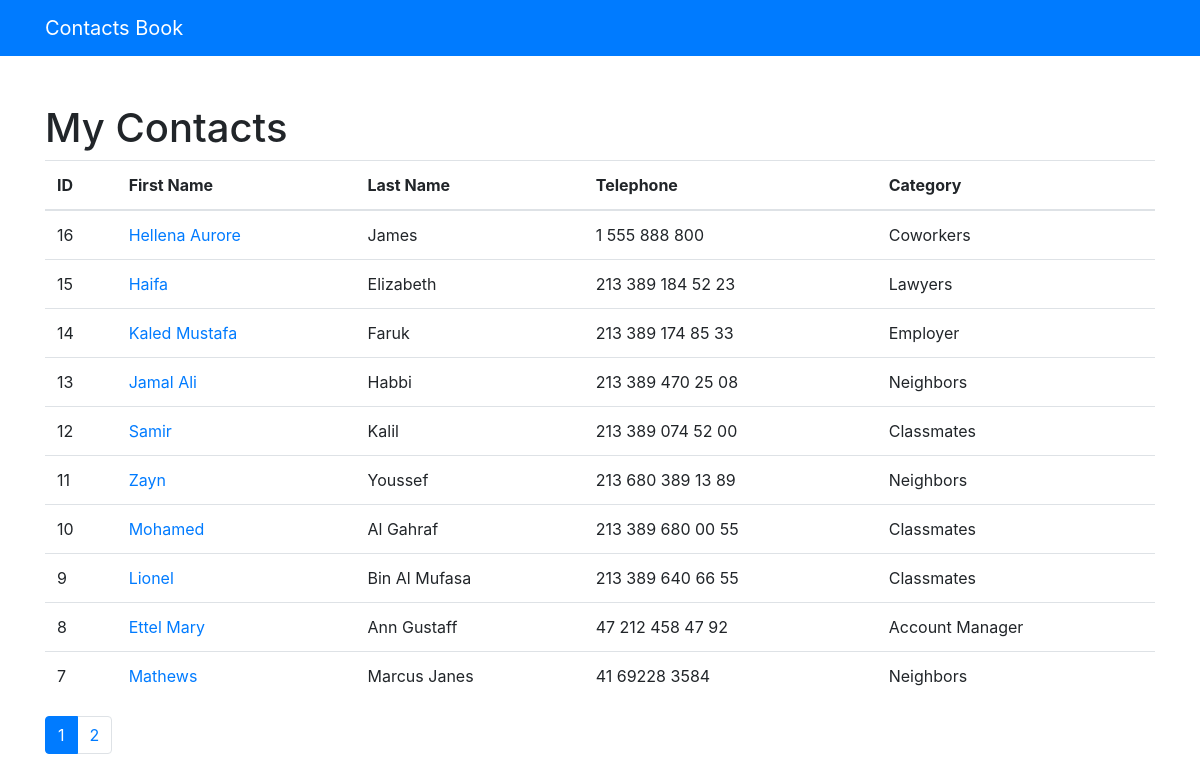
Before: / with the older database file.
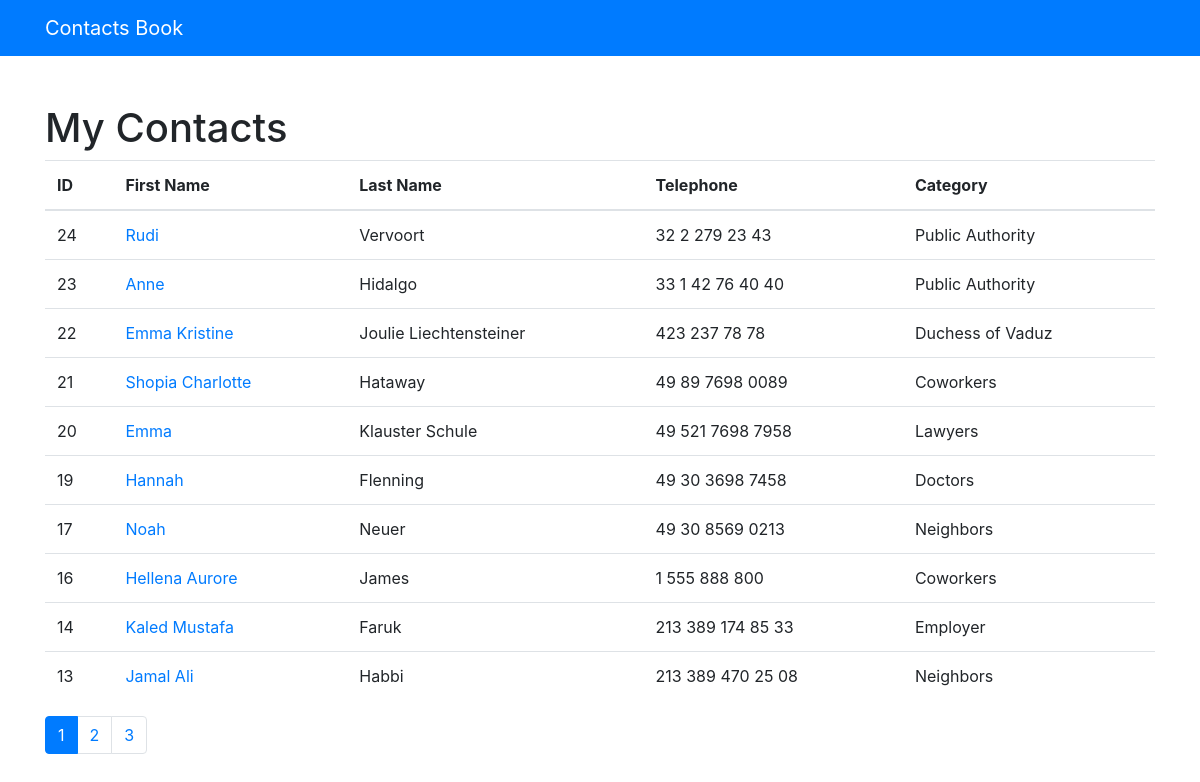
After: the same page with the newer database file.
### contacts/models.py (models this page shows, shortened)
class Contact(models.Model):
    first_name = models.CharField(max_length=254, null=False, blank=False)
    last_name = models.CharField(max_length=254, null=False, blank=False)
    telephone = models.CharField(max_length=20, null=False, blank=False)
    email = models.EmailField(max_length=254, blank=True)
    creation_date = models.DateTimeField(default=timezone.now)
    description = models.TextField(blank=True)
    category = models.ForeignKey(Category, on_delete=models.DO_NOTHING)
    show = models.BooleanField(default=True)

class Category(models.Model):
    name = models.CharField(max_length=154, blank=True)
    def __str__(self):
        return self.name

### contacts/views.py (the view)
# urls.py: path('', views.index, name='index'),
def index(request):
    contacts = Contact.objects.order_by('-id').filter(
        show=True
    )
    paginator = Paginator(contacts, 10)
    page = request.GET.get('page')
    contacts = paginator.get_page(page)
    return render(request, 'contacts/index.html', {
        'contacts': contacts
    })

### contacts/templates/contacts/index.html
{% extends 'base.html' %}
{% block content %}
    <h1 class="mt-5">My Contacts</h1>
    <table class="table">
        <thead>
        <tr>
            <th>ID</th>
            <th>First Name</th>
            <th>Last Name</th>
            <th>Telephone</th>
            <th>Category</th>
        </tr>
        </thead>
        <tbody>
        {% for contact in contacts %}
                <tr>
                <td>{{ contact.id }}</td>
                    <td>
                        <a href="{% url 'show_contact' contact.id %}"> {{ contact.first_name }}</a>
                    </td>
                    <td>{{ contact.last_name }}</td>
                    <td>{{ contact.telephone }}</td>
                    <td>{{ contact.category }}</td>
                </tr>
        {% endfor %}
        </tbody>
    </table>
    <nav aria-label="Page navigation example">
        <ul class="pagination">
            {% for pages in contacts.paginator.page_range %}
                {% if contacts.number == pages %}
                    <li class="page-item active"><a class="page-link" href="?page={{ pages }}">{{ pages }}</a></li>
                {% else %}
                    <li class="page-item "><a class="page-link" href="?page={{ pages }}">{{ pages }}</a></li>
                {% endif %}
            {% endfor %}
        </ul>
    </nav>
{% endblock %}

Changed rows visible on the page:
no longer on this page (row edited): Contact: id "15", first_name "Haifa", last_name "Elizabeth", telephone "213 389 184 52 23", category "Lawyers"
no longer on this page (row unchanged): Contact: id "12", first_name "Samir", last_name "Kalil", telephone "213 389 074 52 00", category "Classmates"
no longer on this page (row unchanged): Contact: id "11", first_name "Zayn", last_name "Youssef", telephone "213 680 389 13 89", category "Neighbors"
no longer on this page (row edited): Contact: id "10", first_name "Mohamed", last_name "Al Gahraf", telephone "213 389 680 00 55", category "Classmates"
no longer on this page (row unchanged): Contact: id "9", first_name "Lionel", last_name "Bin Al Mufasa", telephone "213 389 640 66 55", category "Classmates"
no longer on this page (row unchanged): Contact: id "8", first_name "Ettel Mary", last_name "Ann Gustaff", telephone "47 212 458 47 92", category "Account Manager"
no longer on this page (row unchanged): Contact: id "7", first_name "Mathews", last_name "Marcus Janes", telephone "41 69228 3584", category "Neighbors"
added Contact: id "24", first_name "Rudi", last_name "Vervoort", telephone "32 2 279 23 43", category "Public Authority"
added Contact: id "23", first_name "Anne", last_name "Hidalgo", telephone "33 1 42 76 40 40", category "Public Authority"
added Contact: id "22", first_name "Emma Kristine", last_name "Joulie Liechtensteiner", telephone "423 237 78 78", category "Duchess of Vaduz"
added Contact: id "21", first_name "Shopia Charlotte", last_name "Hataway", telephone "49 89 7698 0089", category "Coworkers"
added Contact: id "20", first_name "Emma", last_name "Klauster Schule", telephone "49 521 7698 7958", category "Lawyers"
added Contact: id "19", first_name "Hannah", last_name "Flenning", telephone "49 30 3698 7458", category "Doctors"
added Contact: id "17", first_name "Noah", last_name "Neuer", telephone "49 30 8569 0213", category "Neighbors"
Other visible differences:
new list line: "3"
